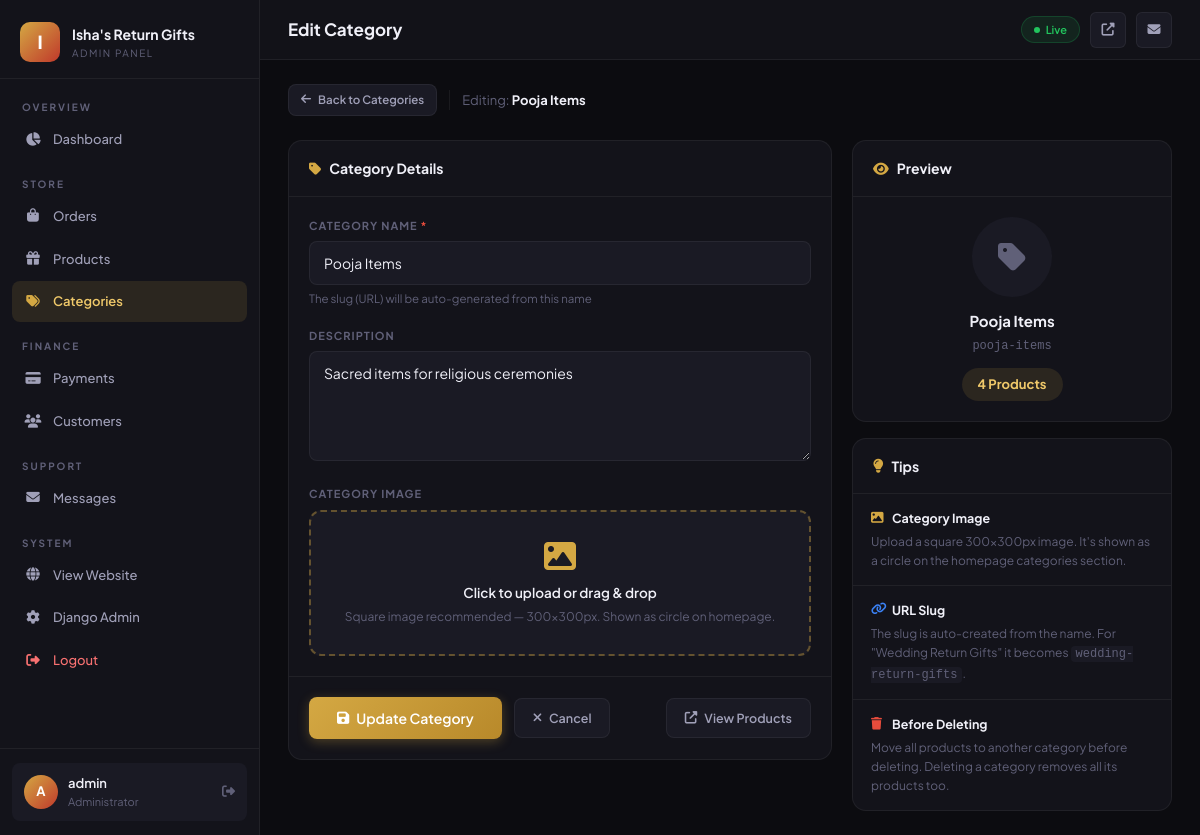
Screenshot of /dashboard/categories/2/edit/ (signed in) with the database file from the repository.
### products/models.py (models this page shows, shortened)
class Category(models.Model):
    name = models.CharField(max_length=200)
    slug = models.SlugField(unique=True)
    image = models.ImageField(upload_to='categories/', blank=True, null=True)
    description = models.TextField(blank=True)
    created_at = models.DateTimeField(auto_now_add=True)
    class Meta:
        verbose_name_plural = 'Categories'
        ordering = ['name']

### dashboard/views.py (the view, shortened to what this page needs)
# urls.py: path('categories/<int:cat_id>/edit/', views.category_edit, name='dashboard_category_edit'),
@login_required(login_url='/dashboard/login/')
@user_passes_test(is_admin, login_url='/dashboard/login/')
def category_edit(request, cat_id):
    category = get_object_or_404(Category, id=cat_id)
    return render(request, 'dashboard/category_form.html', {
        'category': category, 'action': 'Edit',
        'pending_count': Order.objects.filter(order_status='pending').count(),
        'new_msg_count': get_new_msg_count(),
    })

### dashboard/views.py (called while the page is built)
def is_admin(user):
    return user.is_authenticated and user.is_staff

def get_new_msg_count():
    try:
        from contact.models import ContactMessage
        return ContactMessage.objects.filter(status='new').count()
    except Exception:
        return 0

### products/context_processors.py (called while the page is built)
def cart_count(request):
    count = 0
    if request.session.session_key:
        try:
            cart = Cart.objects.get(session_key=request.session.session_key)
            count = cart.get_item_count()
        except Cart.DoesNotExist:
            pass
    return {'cart_count': count}

### templates/dashboard/category_form.html (shortened to what this page needs)
{% extends 'dashboard/base.html' %}
{% block nav_categories %}active{% endblock %}
{% block page_title %}{{ action }} Category{% endblock %}
{% block content %}
<div style="display:flex;align-items:center;gap:12px;margin-bottom:24px;">
  <a href="{% url 'dashboard_categories' %}" class="btn btn-ghost btn-sm">
    <i class="fas fa-arrow-left"></i> Back to Categories
  </a>
  <span style="font-size:13px;color:var(--text3);">
    {% if action == 'Edit' %}Editing: <strong style="color:var(--text);">{{ category.name }}</strong>
    {% else %}Create a new gift category{% endif %}
  </span>
</div>
<div style="display:grid;grid-template-columns:1fr 320px;gap:20px;align-items:start;">
  <div class="card">
    <div class="card-head">
      <span class="card-title"><i class="fas fa-tag"></i> Category Details</span>
    </div>
    <form method="POST" enctype="multipart/form-data">
      <div class="card-body" style="display:flex;flex-direction:column;gap:18px;">
        <div class="f-group" style="margin:0;">
          <label class="f-label">Category Name <span style="color:var(--rose2);">*</span></label>
          <input type="text" name="name" class="f-control" required
            value="{{ category.name|default:'' }}"
            placeholder="e.g. Wedding Return Gifts"
            style="font-size:14px;padding:12px 14px;">
          <div style="font-size:11.5px;color:var(--text3);margin-top:5px;">
            The slug (URL) will be auto-generated from this name
          </div>
        </div>
        <div class="f-group" style="margin:0;">
          <label class="f-label">Description</label>
          <textarea name="description" class="f-control" rows="4"
            placeholder="Brief description of this category — shown on the categories section..."
            style="font-size:14px;padding:12px 14px;resize:vertical;min-height:110px;">{{ category.description|default:'' }}</textarea>
        </div>
        <div class="f-group" style="margin:0;">
          <label class="f-label">Category Image</label>
          <div id="catImgZone"
            style="border:2px dashed rgba(212,168,67,0.4);border-radius:12px;padding:28px;text-align:center;background:var(--bg3);cursor:pointer;transition:all 0.2s;"
            onclick="document.getElementById('catImgInput').click()"
            ondragover="event.preventDefault();this.style.borderColor='var(--gold)';"
            ondragleave="this.style.borderColor='rgba(212,168,67,0.4)';"
            ondrop="catHandleDrop(event)">
            <i class="fas fa-image" style="font-size:2rem;color:var(--gold);margin-bottom:10px;display:block;"></i>
            <div id="catImgText" style="font-size:13.5px;font-weight:600;color:var(--text);margin-bottom:4px;">
              Click to upload or drag & drop
            </div>
            <div style="font-size:12px;color:var(--text3);">Square image recommended — 300×300px. Shown as circle on homepage.</div>
          </div>
        </div>
      </div>
      <div style="border-top:1px solid var(--border);padding:20px;display:flex;gap:12px;align-items:center;">
        <button type="submit" class="btn btn-gold" style="padding:12px 28px;font-size:14px;">
          <i class="fas fa-save"></i>
          {% if action == 'Edit' %}Update Category{% else %}Add Category{% endif %}
        </button>
        <a href="{% url 'dashboard_categories' %}" class="btn btn-ghost">
          <i class="fas fa-times"></i> Cancel
        </a>
        {% if action == 'Edit' %}
        <a href="{% url 'product_list' %}?category={{ category.slug }}" target="_blank"
          class="btn btn-ghost" style="margin-left:auto;">
          <i class="fas fa-external-link-alt"></i> View Products
        </a>
        {% endif %}
      </div>
    </form>
  </div>
  <div style="display:flex;flex-direction:column;gap:16px;position:sticky;top:84px;">
    {% if action == 'Edit' %}
    <div class="card">
      <div class="card-head">
        <span class="card-title"><i class="fas fa-eye"></i> Preview</span>
      </div>
      <div class="card-body" style="text-align:center;">
        {% if category.image %}
        <img src="{{ category.image.url }}" style="width:80px;height:80px;object-fit:cover;border-radius:50%;margin:0 auto 12px;display:block;border:3px solid var(--gold-dim);">
        {% else %}
        <div style="width:80px;height:80px;border-radius:50%;background:var(--bg3);display:flex;align-items:center;justify-content:center;margin:0 auto 12px;font-size:2rem;color:var(--text3);">
          <i class="fas fa-tag"></i>
        </div>
        {% endif %}
        <div style="font-size:15px;font-weight:700;color:var(--text);margin-bottom:4px;">{{ category.name }}</div>
        <div style="font-size:12px;color:var(--text3);margin-bottom:12px;font-family:monospace;">{{ category.slug }}</div>
        <div style="background:var(--gold-dim);color:var(--gold2);font-size:13px;font-weight:700;padding:6px 16px;border-radius:20px;display:inline-block;">
          {{ category.products.count }} Product{{ category.products.count|pluralize }}
        </div>
      </div>
    </div>
    {% endif %}
    <div class="card">
      <div class="card-head">
        <span class="card-title"><i class="fas fa-lightbulb"></i> Tips</span>
      </div>
      <div style="padding:0;">
        <div style="padding:14px 18px;border-bottom:1px solid var(--border);">
          <div style="font-size:12.5px;font-weight:700;color:var(--text);margin-bottom:4px;display:flex;align-items:center;gap:7px;">
            <i class="fas fa-image" style="color:var(--gold);width:14px;"></i> Category Image
          </div>
          <div style="font-size:12px;color:var(--text3);line-height:1.6;">Upload a square 300×300px image. It's shown as a circle on the homepage categories section.</div>
        </div>
        <div style="padding:14px 18px;border-bottom:1px solid var(--border);">
          <div style="font-size:12.5px;font-weight:700;color:var(--text);margin-bottom:4px;display:flex;align-items:center;gap:7px;">
            <i class="fas fa-link" style="color:var(--blue);width:14px;"></i> URL Slug
          </div>
          <div style="font-size:12px;color:var(--text3);line-height:1.6;">The slug is auto-created from the name. For "Wedding Return Gifts" it becomes <code style="background:var(--bg3);padding:1px 5px;border-radius:4px;">wedding-return-gifts</code>.</div>
        </div>
        <div style="padding:14px 18px;">
          <div style="font-size:12.5px;font-weight:700;color:var(--text);margin-bottom:4px;display:flex;align-items:center;gap:7px;">
            <i class="fas fa-trash" style="color:var(--rose2);width:14px;"></i> Before Deleting
          </div>
          <div style="font-size:12px;color:var(--text3);line-height:1.6;">Move all products to another category before deleting. Deleting a category removes all its products too.</div>
        </div>
      </div>
    </div>
  </div>
</div>
{% endblock %}

### templates/dashboard/base.html (shortened to what this page needs)
{% load static %}
<!DOCTYPE html>
<html lang="en">
<head>
<link rel="stylesheet" href="https://cdnjs.cloudflare.com/ajax/libs/font-awesome/6.5.0/css/all.min.css">
</head>
<body>
<aside class="sidebar" id="sidebar">
  <div class="sidebar-logo">
    <a href="{% url 'dashboard_home' %}" class="logo-mark">
      <div class="logo-icon">I</div>
      <div>
        <div class="logo-name">Isha's Return Gifts</div>
        <div class="logo-sub">Admin Panel</div>
      </div>
    </a>
  </div>
  <div class="nav-wrap">
    <div class="nav-section-label">Overview</div>
    <a href="{% url 'dashboard_home' %}" class="nav-link {% block nav_home %}{% endblock %}">
      <i class="fas fa-chart-pie ni"></i> Dashboard
    </a>
    <div class="nav-section-label" style="margin-top:8px;">Store</div>
    <a href="{% url 'dashboard_orders' %}" class="nav-link {% block nav_orders %}{% endblock %}">
      <i class="fas fa-shopping-bag ni"></i> Orders
    </a>
    <a href="{% url 'dashboard_products' %}" class="nav-link {% block nav_products %}{% endblock %}">
      <i class="fas fa-gift ni"></i> Products
    </a>
    <a href="{% url 'dashboard_categories' %}" class="nav-link {% block nav_categories %}{% endblock %}">
      <i class="fas fa-tags ni"></i> Categories
    </a>
    <div class="nav-section-label" style="margin-top:8px;">Finance</div>
    <a href="{% url 'dashboard_payments' %}" class="nav-link {% block nav_payments %}{% endblock %}">
      <i class="fas fa-credit-card ni"></i> Payments
    </a>
    <a href="{% url 'dashboard_customers' %}" class="nav-link {% block nav_customers %}{% endblock %}">
      <i class="fas fa-users ni"></i> Customers
    </a>
    <div class="nav-section-label" style="margin-top:8px;">Support</div>
    <a href="{% url 'dashboard_contact_messages' %}" class="nav-link {% block nav_messages %}{% endblock %}">
      <i class="fas fa-envelope ni"></i> Messages
    </a>
    <div class="nav-section-label" style="margin-top:8px;">System</div>
    <a href="{% url 'home' %}" class="nav-link" target="_blank">
      <i class="fas fa-globe ni"></i> View Website
    </a>
    <a href="/admin/" class="nav-link" target="_blank">
      <i class="fas fa-cog ni"></i> Django Admin
    </a>
    <a href="{% url 'dashboard_logout' %}" class="nav-link" style="color:#f87171;">
      <i class="fas fa-sign-out-alt ni"></i> Logout
    </a>
  </div>
  <div class="sidebar-user">
    <div class="user-card">
      <div class="user-av">{{ request.user.username|first|upper }}</div>
      <div>
        <div class="user-info-name">{{ request.user.get_full_name|default:request.user.username }}</div>
        <div class="user-info-role">Administrator</div>
      </div>
      <a href="{% url 'dashboard_logout' %}" class="user-logout" title="Logout"><i class="fas fa-sign-out-alt"></i></a>
    </div>
  </div>
</aside>
<div class="main">
  <header class="topbar">
    <div style="display:flex;align-items:center;gap:16px;">
      <h1 class="page-heading">{% block page_title %}Dashboard{% endblock %}</h1>
    </div>
    <div class="topbar-right">
      <div class="live-pill"><div class="live-dot"></div>Live</div>
      <a href="{% url 'home' %}" class="tb-btn" title="View Website" target="_blank"><i class="fas fa-external-link-alt"></i></a>
      <a href="{% url 'dashboard_contact_messages' %}" class="tb-btn" title="Messages" style="position:relative;">
        <i class="fas fa-envelope"></i>
      </a>
    </div>
  </header>
  <main class="page-body">{% block content %}{% endblock %}</main>
</div>
</body>
</html>

### rows the page displays
Category: name "Pooja Items", description "Sacred items for religious ceremonies", slug "pooja-items", products.count "4"

### other values shown
{{ request.user.username|first|upper }} "A"
{{ request.user.get_full_name|default:request.user.username }} "admin"
{{ action }} "Edit"
